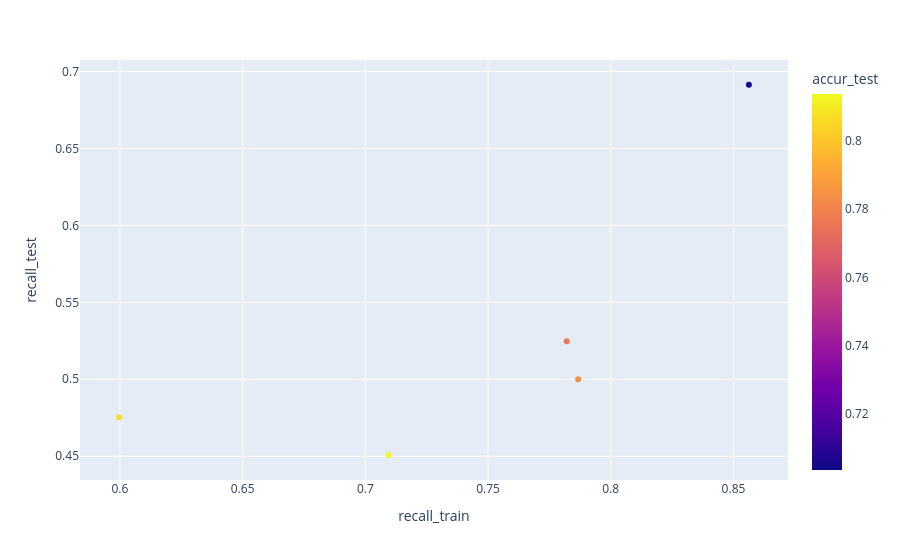
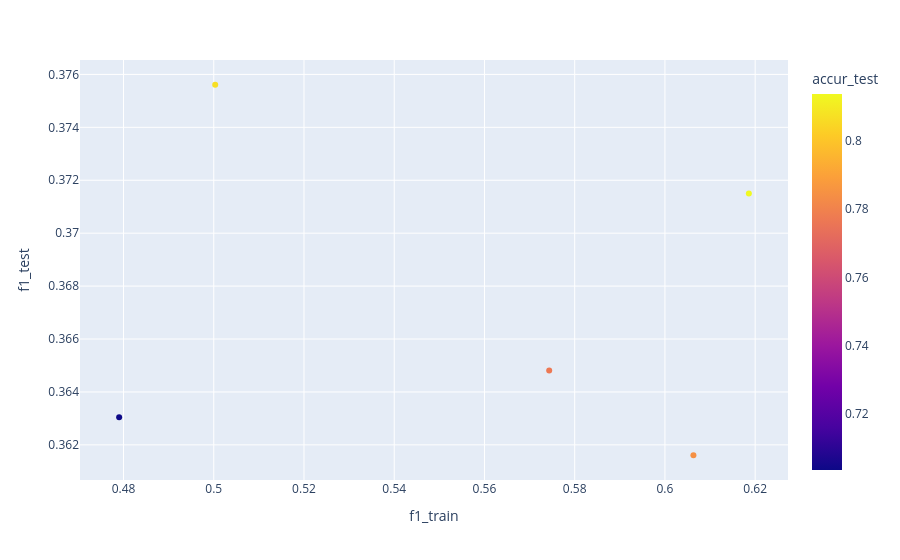
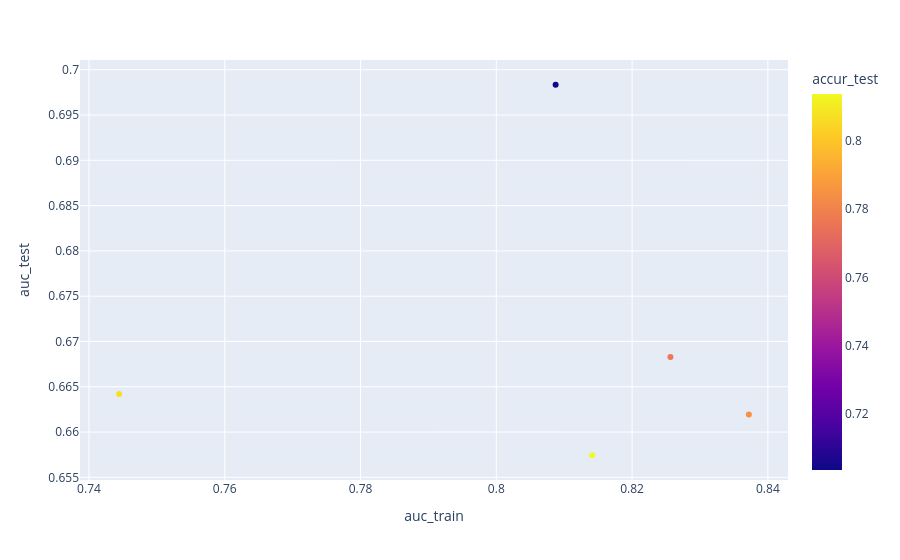
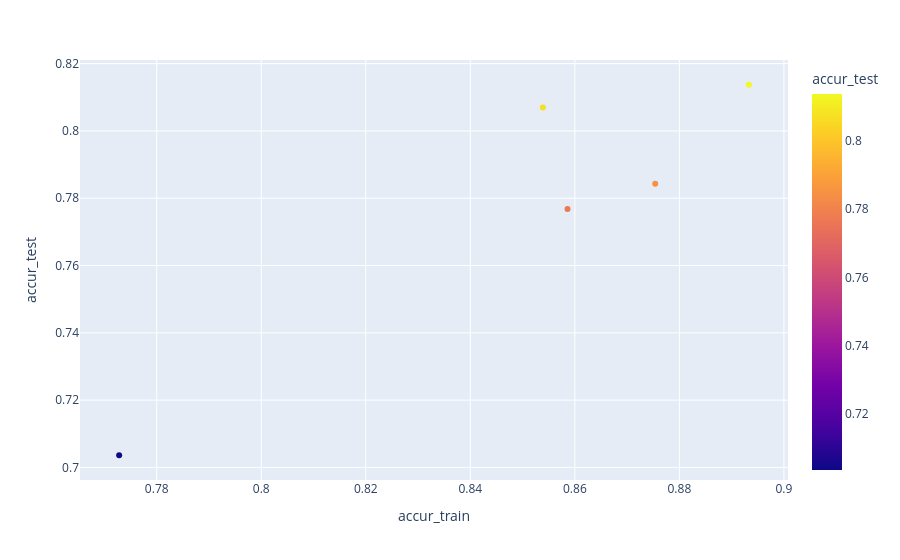

Here is the notebook cell these charts were saved with, in order:
### Code cell
# plot metrics
fig = px.scatter(df_log2, x="recall_train", y="recall_test", hover_data=["title", "f1_train", "f1_test", "idx"],
                 color=df_log2.accur_test)
fig.show()
fig = px.scatter(df_log2, x="f1_train", y="f1_test", hover_data=["title", "recall_train", "recall_test", "idx"],
                 color=df_log2.accur_test)
fig.show()
fig = px.scatter(df_log2, x="auc_train", y="auc_test", hover_data=["title", "idx"],
                 color=df_log2.accur_test)
fig.show()
fig = px.scatter(df_log2, x="accur_train", y="accur_test", hover_data=["title", "idx"],
                 color=df_log2.accur_test)
fig.show()
fig = px.scatter(df_log2, x="accur_test", y="recall_test", hover_data=["title", "idx"],
                 color=df_log2.accur_test)
fig.show()
fig = px.scatter(df_log2, x="accur_train", y="recall_train", hover_data=["title", "idx"],
                 color=df_log2.accur_test)
fig.show()


df_log2["sumscore_train"] = df_log2.accur_train + df_log2.recall_train 
df_log2["sumscore_test"] = df_log2.accur_test + df_log2.recall_test
df_log2["train_test_diffs"] =  df_log2.accur_train - df_log2.accur_test + df_log2.recall_train - df_log2.recall_test
df_log2["score_sum"] = df_log2.accur_train + df_log2.recall_train + df_log2.accur_test + df_log2.recall_test
df_log2["f1_sum"] = df_log2.f1_train + df_log2.f1_test
# fig = px.scatter(df_log2, x="sumscore_train", y="sumscore_test", hover_data=["title", "accur_train", "accur_test", "recall_train", "recall_test"],
#                  color=df_log2.index)
fig = px.scatter(df_log2, x="score_sum", y="train_test_diffs", 
                 hover_data=["title", "accur_train", "accur_test", "recall_train", "recall_test", "f1_train", "f1_test", "idx"],
                 color=df_log2.recall_test)
fig.show()
# fig = px.scatter(x=df.iloc[1], y=df.iloc[4], hover_data=df.iloc[0])
# fig.set_title("Recall")

### Figure 1 — Plotly figure (JSON) as saved in the notebook; plotly's stock layout.template omitted (floating-point values rounded to 4 significant figures)
{"data": [{"customdata": [[" 1_XGB_Grid0_Rand1_f1", 0.6186, 0.3715, 1], [" 3_XGB_Grid0_Rand2_f1", 0.5003, 0.3756, 3], [" 5_XGB_Grid0_Rand3_f1", 0.6063, 0.3616, 5], ["10_XGB_Grid0_Rand6_recall", 0.479, 0.363, 10], ["17_XGB_Grid0_Rand9_f1", 0.5743, 0.3648, 17]], "hovertemplate": "recall_train=%{x}<br>recall_test=%{y}<br>title=%{customdata[0]}<br>f1_train=%{customdata[1]}<br>f1_test=%{customdata[2]}<br>idx=%{customdata[3]}<br>accur_test=%{marker.color}<extra></extra>", "legendgroup": "", "marker": {"color": [0.8137, 0.8069, 0.7843, 0.7036, 0.7768], "coloraxis": "coloraxis", "symbol": "circle"}, "mode": "markers", "name": "", "orientation": "v", "showlegend": false, "type": "scatter", "x": [0.7094, 0.5997, 0.7867, 0.8563, 0.7821], "xaxis": "x", "y": [0.4506, 0.4753, 0.5, 0.6914, 0.5247], "yaxis": "y"}], "layout": {"coloraxis": {"colorbar": {"title": {"text": "accur_test"}}, "colorscale": [[0, "#0d0887"], [0.1111, "#46039f"], [0.2222, "#7201a8"], [0.3333, "#9c179e"], [0.4444, "#bd3786"], [0.5556, "#d8576b"], [0.6667, "#ed7953"], [0.7778, "#fb9f3a"], [0.8889, "#fdca26"], [1, "#f0f921"]]}, "legend": {"tracegroupgap": 0}, "margin": {"t": 60}, "xaxis": {"anchor": "y", "domain": [0, 1], "title": {"text": "recall_train"}}, "yaxis": {"anchor": "x", "domain": [0, 1], "title": {"text": "recall_test"}}}}

### Figure 2 — Plotly figure (JSON) as saved in the notebook; plotly's stock layout.template omitted (floating-point values rounded to 4 significant figures)
{"data": [{"customdata": [[" 1_XGB_Grid0_Rand1_f1", 0.7094, 0.4506, 1], [" 3_XGB_Grid0_Rand2_f1", 0.5997, 0.4753, 3], [" 5_XGB_Grid0_Rand3_f1", 0.7867, 0.5, 5], ["10_XGB_Grid0_Rand6_recall", 0.8563, 0.6914, 10], ["17_XGB_Grid0_Rand9_f1", 0.7821, 0.5247, 17]], "hovertemplate": "f1_train=%{x}<br>f1_test=%{y}<br>title=%{customdata[0]}<br>recall_train=%{customdata[1]}<br>recall_test=%{customdata[2]}<br>idx=%{customdata[3]}<br>accur_test=%{marker.color}<extra></extra>", "legendgroup": "", "marker": {"color": [0.8137, 0.8069, 0.7843, 0.7036, 0.7768], "coloraxis": "coloraxis", "symbol": "circle"}, "mode": "markers", "name": "", "orientation": "v", "showlegend": false, "type": "scatter", "x": [0.6186, 0.5003, 0.6063, 0.479, 0.5743], "xaxis": "x", "y": [0.3715, 0.3756, 0.3616, 0.363, 0.3648], "yaxis": "y"}], "layout": {"coloraxis": {"colorbar": {"title": {"text": "accur_test"}}, "colorscale": [[0, "#0d0887"], [0.1111, "#46039f"], [0.2222, "#7201a8"], [0.3333, "#9c179e"], [0.4444, "#bd3786"], [0.5556, "#d8576b"], [0.6667, "#ed7953"], [0.7778, "#fb9f3a"], [0.8889, "#fdca26"], [1, "#f0f921"]]}, "legend": {"tracegroupgap": 0}, "margin": {"t": 60}, "xaxis": {"anchor": "y", "domain": [0, 1], "title": {"text": "f1_train"}}, "yaxis": {"anchor": "x", "domain": [0, 1], "title": {"text": "f1_test"}}}}

### Figure 3 — Plotly figure (JSON) as saved in the notebook; plotly's stock layout.template omitted (floating-point values rounded to 4 significant figures)
{"data": [{"customdata": [[" 1_XGB_Grid0_Rand1_f1", 1], [" 3_XGB_Grid0_Rand2_f1", 3], [" 5_XGB_Grid0_Rand3_f1", 5], ["10_XGB_Grid0_Rand6_recall", 10], ["17_XGB_Grid0_Rand9_f1", 17]], "hovertemplate": "auc_train=%{x}<br>auc_test=%{y}<br>title=%{customdata[0]}<br>idx=%{customdata[1]}<br>accur_test=%{marker.color}<extra></extra>", "legendgroup": "", "marker": {"color": [0.8137, 0.8069, 0.7843, 0.7036, 0.7768], "coloraxis": "coloraxis", "symbol": "circle"}, "mode": "markers", "name": "", "orientation": "v", "showlegend": false, "type": "scatter", "x": [0.8141, 0.7444, 0.8372, 0.8087, 0.8257], "xaxis": "x", "y": [0.6574, 0.6642, 0.6619, 0.6983, 0.6683], "yaxis": "y"}], "layout": {"coloraxis": {"colorbar": {"title": {"text": "accur_test"}}, "colorscale": [[0, "#0d0887"], [0.1111, "#46039f"], [0.2222, "#7201a8"], [0.3333, "#9c179e"], [0.4444, "#bd3786"], [0.5556, "#d8576b"], [0.6667, "#ed7953"], [0.7778, "#fb9f3a"], [0.8889, "#fdca26"], [1, "#f0f921"]]}, "legend": {"tracegroupgap": 0}, "margin": {"t": 60}, "xaxis": {"anchor": "y", "domain": [0, 1], "title": {"text": "auc_train"}}, "yaxis": {"anchor": "x", "domain": [0, 1], "title": {"text": "auc_test"}}}}

### Figure 4 — Plotly figure (JSON) as saved in the notebook; plotly's stock layout.template omitted (floating-point values rounded to 4 significant figures)
{"data": [{"customdata": [[" 1_XGB_Grid0_Rand1_f1", 1], [" 3_XGB_Grid0_Rand2_f1", 3], [" 5_XGB_Grid0_Rand3_f1", 5], ["10_XGB_Grid0_Rand6_recall", 10], ["17_XGB_Grid0_Rand9_f1", 17]], "hovertemplate": "accur_train=%{x}<br>accur_test=%{marker.color}<br>title=%{customdata[0]}<br>idx=%{customdata[1]}<extra></extra>", "legendgroup": "", "marker": {"color": [0.8137, 0.8069, 0.7843, 0.7036, 0.7768], "coloraxis": "coloraxis", "symbol": "circle"}, "mode": "markers", "name": "", "orientation": "v", "showlegend": false, "type": "scatter", "x": [0.8933, 0.8539, 0.8754, 0.7728, 0.8586], "xaxis": "x", "y": [0.8137, 0.8069, 0.7843, 0.7036, 0.7768], "yaxis": "y"}], "layout": {"coloraxis": {"colorbar": {"title": {"text": "accur_test"}}, "colorscale": [[0, "#0d0887"], [0.1111, "#46039f"], [0.2222, "#7201a8"], [0.3333, "#9c179e"], [0.4444, "#bd3786"], [0.5556, "#d8576b"], [0.6667, "#ed7953"], [0.7778, "#fb9f3a"], [0.8889, "#fdca26"], [1, "#f0f921"]]}, "legend": {"tracegroupgap": 0}, "margin": {"t": 60}, "xaxis": {"anchor": "y", "domain": [0, 1], "title": {"text": "accur_train"}}, "yaxis": {"anchor": "x", "domain": [0, 1], "title": {"text": "accur_test"}}}}
